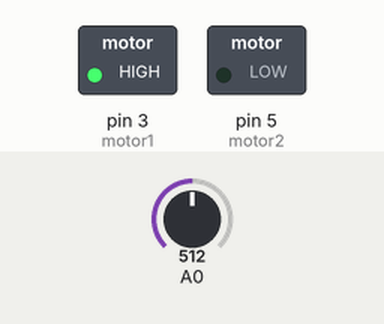
Simulated run of this sketch. Board: Arduino Uno, built with avr-gcc and run on an emulated ATmega328P. Shown: switched loads named in the sketch (green lamp = pin HIGH). The test bench sets the inputs (shaded band); at power-on: A0 = 512.

Above: at 1.2 s.
1.3 s: A0 set to 488
At 1.9 s:
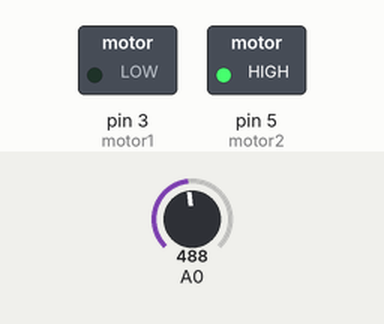
2.8 s: A0 set to 510
At 4.0 s:
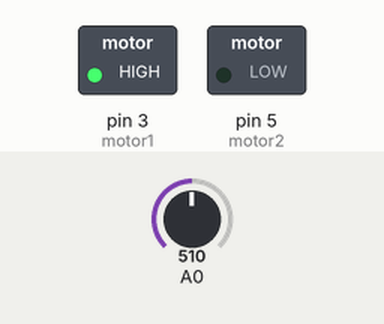
4.3 s: A0 set to 490
At 5.4 s:
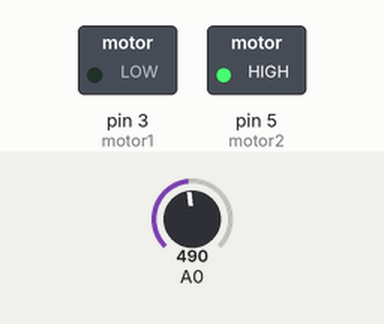
Timing chart, 0 to 7.3 s (numbered marks = the images above; inputs shaded):
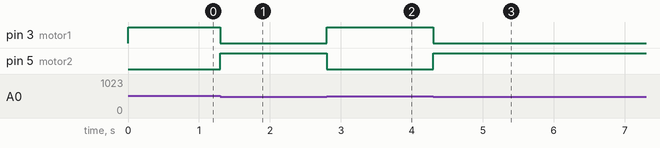

Measured:
- the behaviour switches between 501 and 500 on A0 (found by bisection; images 0 and 1)
- after the input at 1.3 s, pin 3 (motor1): HIGH → LOW at once; pin 5 (motor2): LOW → HIGH at once
- after the input at 2.8 s, pin 3 (motor1): LOW → HIGH at once; pin 5 (motor2): HIGH → LOW at once
- after the input at 4.3 s, pin 3 (motor1): HIGH → LOW at once; pin 5 (motor2): LOW → HIGH at once

The sketch:

motor_kontrol_kodlar_.ino
```cpp
int motor1=3,motor2=5;
void setup()
{
  pinMode(motor1,OUTPUT);
  pinMode(motor2,OUTPUT);
}

void loop()
{
  while(analogRead(A0)<=500);
  {
    digitalWrite(motor1,HIGH);
    digitalWrite(motor2,LOW);
  }
  while(analogRead(A0)>500);
  {
    digitalWrite(motor1,LOW);
    digitalWrite(motor2,HIGH);
  }
}
```
